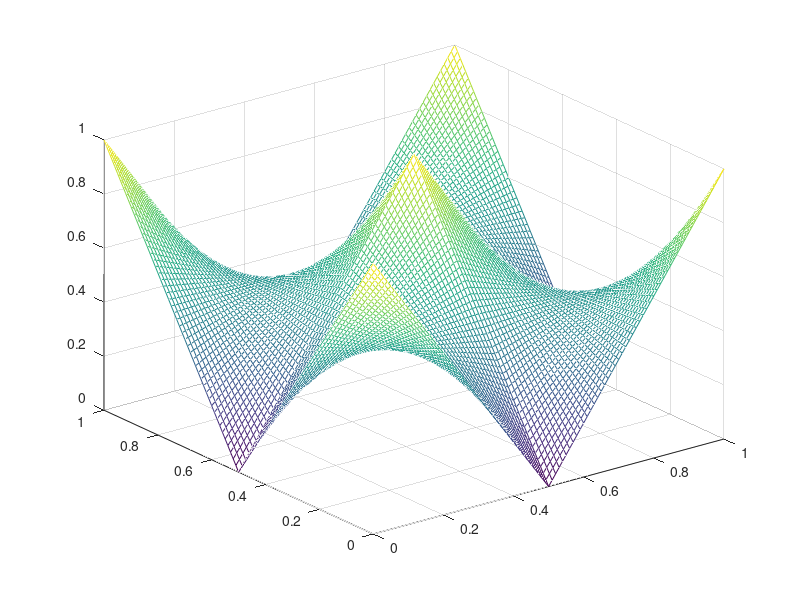

This figure's MATLAB source:
% A = [0 0; 0 0.5; 0 1; 0.5 0; 0.5 0.5; 0.5 1; 1 0; 1 0.5; 1 1];
% B = [1;0;1;0;1;0;1;0;1];
% x = linsolve(A, B); 


[X, Y] = meshgrid(0:0.5:1);
V = [1 0 1; 0 1 0; 1 0 1];
[Xq, Yq] = meshgrid(0:0.01:1);
Vq = interp2(X,Y,V,Xq,Yq);
mesh(Xq, Yq, Vq)